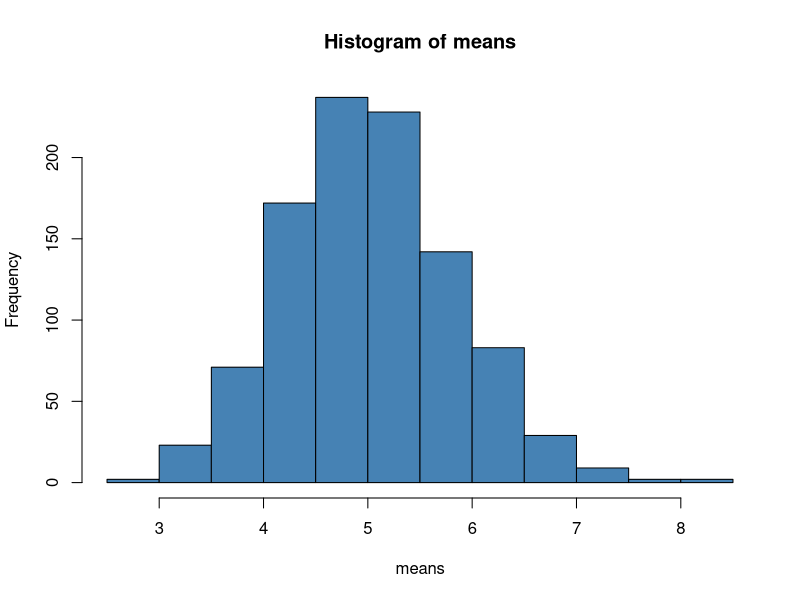
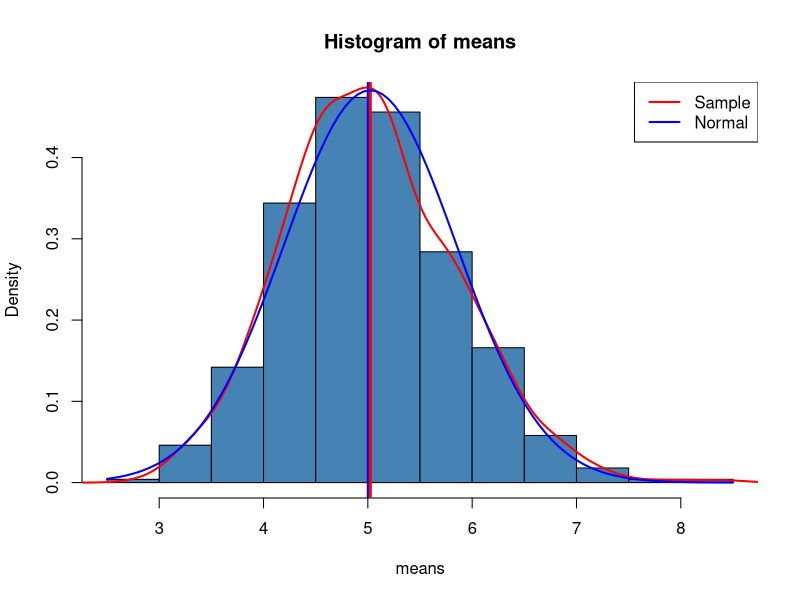

Write R code to recreate these figures, in order.
## ---- chunk 1
knitr::opts_chunk$set(echo = TRUE)
## ---- chunk 2
set.seed(123455)
n <- 40
simulations <- 1000
lambda <- 0.2
data <- matrix(rexp(n * simulations, lambda),nrow=simulations)
means <- apply(data,1,mean)
## ---- chunk 3
hist(means,col="steelblue")
## ---- chunk 4
sampleMean <- mean(means)
## ---- chunk 5
sd <- 1/lambda/sqrt(n)
var <- sd^2
## ---- chunk 6
sample_var <- var(means)
## ---- chunk 7
hist(means,col="steelblue",freq=FALSE)
lines(density(means),col="red",lwd=2)
abline(v=sampleMean,lwd=3,col="red")
normal <- rnorm(10000,mean(means),sd(means))
curve(dnorm(x, mean=mean(means), sd=sd(means)), add=TRUE,col="blue",lwd=2)
abline(v=5,lwd=2,col="blue")
legend("topright",legend=c("Sample","Normal"),col=c("red","blue"),lwd=2)
